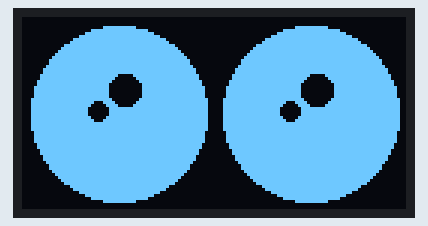
Simulated run of this sketch. Board: Arduino Uno, built with avr-gcc and run on an emulated ATmega328P. Parts: 128×64 one-colour display. Random numbers use the default seed unless the sketch sets one; what the sketch prints to the serial monitor is not drawn.

Above: at 1.31 s.
At 10.9 s:
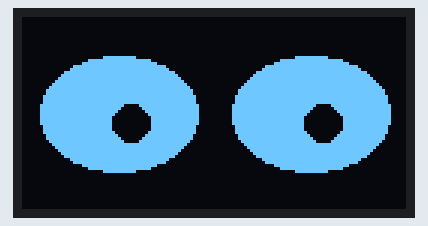
At 15.1 s:
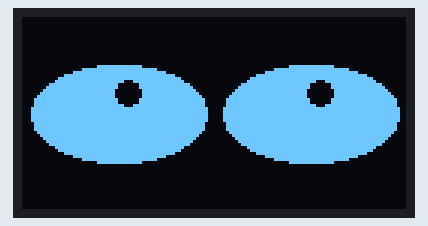
At 18.7 s:
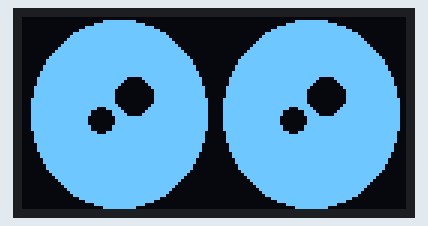
At 23.1 s:
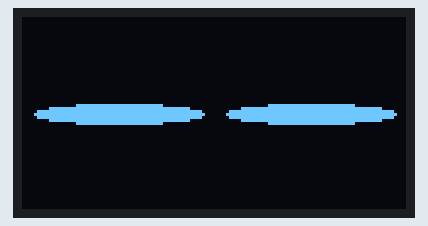
At 39.2 s:
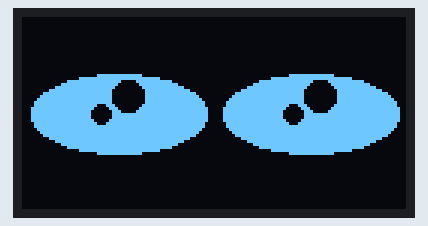

The sketch:

robot_face_menu.ino
```cpp
#include <Arduino.h>
#include <U8g2lib.h>
#include <Wire.h>
#include <math.h> // Keep for potential future use or complex highlights

// Use U8g2 for I2C OLED display (SSD1306 common)
// Wemos D1 Mini default I2C pins: SCL=D1 (GPIO5), SDA=D2 (GPIO4)
U8G2_SSD1306_128X64_NONAME_F_HW_I2C u8g2(U8G2_R0, /* reset=*/ U8X8_PIN_NONE, /* clock=*/ SCL, /* data=*/ SDA);

// --- Display Configuration ---
const int displayHeight = 64;
const int displayWidth = 128;

// --- Animation ---
float animationSpeed = 0.15; // Slightly slower for smoother large eyes
int currentExpressionIndex = 0; // Index for the current eye expression

// --- Automatic Expression Cycling ---
unsigned long expressionStartTime = 0;
const unsigned long expressionDuration = 4000; // Show each expression for 4 seconds

// --- Eye Expressions ---
// Define expression names (optional, mainly for Serial output)
const char *expressionNames[] = {"Neutral", "Happy Squint", "Sad Look", "Angry Glare", "Wide Open", "Sleepy", "Looking Left", "Looking Right"};
const int expressionCount = sizeof(expressionNames) / sizeof(expressionNames[0]);

// --- Eye Animation Parameters (Maximized for Screen) ---
int eyeCenterY = displayHeight / 2;
int eyeDistance = 64; // Distance between centers (128 / 2)
int leftEyeCenterX = displayWidth / 4;     // Center of left eye (128 / 4 = 32)
int rightEyeCenterX = displayWidth * 3 / 4; // Center of right eye (128 * 3 / 4 = 96)

// Base eye size (can be adjusted per expression)
int baseEyeWidth = 58; // Max width considering distance (e.g., 64 - padding)
int baseEyeHeight = 58; // Max height (e.g., 64 - padding)

// Current and Target Eye parameters
float eyeWidth = baseEyeWidth; // Use float for smoother lerp
float eyeHeight = baseEyeHeight; // Use float for smoother lerp
float targetEyeWidth = baseEyeWidth;
float targetEyeHeight = baseEyeHeight;
float eyeOpenness = 1.0;     // For blinking (1.0 = fully open)
float targetEyeOpenness = 1.0;

// Pupil parameters (relative to eye size)
int pupilSize = 25;          // Base size of pupils (adjust based on visual preference)
float pupilOffsetX = 0.0;    // Horizontal offset for looking left/right
float pupilOffsetY = 0.0;    // Vertical offset for looking up/down
float targetPupilOffsetX = 0.0; // Target horizontal offset
float targetPupilOffsetY = 0.0; // Target vertical offset
bool hasHighlight = true;    // Whether to show white highlights in eyes
int numHighlights = 2;       // How many highlights per eye

// Blinking control
bool isBlinking = false;
unsigned long lastBlinkTime = 0;
unsigned long nextBlinkTime = 0;
const int blinkDuration = 180; // Slightly faster blink?

// Random eye movement
unsigned long lastLookTime = 0;
unsigned long lookInterval = 3000; // Interval for random gaze shifts

void setup() {
  Serial.begin(115200);
  Serial.println("Maximized Robot Eyes - Auto Cycle");

  u8g2.begin();

  // Initialize random seed
  randomSeed(analogRead(A0));

  // Set first blink time
  nextBlinkTime = millis() + random(1500, 3500); // Blink sooner initially
  lastLookTime = millis() + random(800, 2000); // Initial look sooner

  // Set initial expression and start timer
  setEyeExpression(currentExpressionIndex);
  expressionStartTime = millis(); // Start the timer for the first expression

  // Instantly set current values to initial targets for immediate display
  eyeWidth = targetEyeWidth;
  eyeHeight = targetEyeHeight;
  eyeOpenness = targetEyeOpenness;
  pupilOffsetX = targetPupilOffsetX;
  pupilOffsetY = targetPupilOffsetY;

  Serial.println("Setup complete. Auto-cycling expressions...");
}

void setEyeExpression(int index) {
  if (index < 0 || index >= expressionCount) return; // Safety check

  Serial.print("Setting Expression: "); Serial.println(expressionNames[index]);

  // Reset gaze targets unless specifically set by expression
  targetPupilOffsetX = 0.0;
  targetPupilOffsetY = 0.0;
  targetEyeOpenness = 1.0; // Default to fully open unless specified

  switch(index) {
    case 0: // Neutral
      targetEyeWidth = baseEyeWidth;
      targetEyeHeight = baseEyeHeight;
      hasHighlight = true;
      numHighlights = 2;
      pupilSize = 25;
      break;

    case 1: // Happy Squint
      targetEyeWidth = baseEyeWidth;
      targetEyeHeight = baseEyeHeight * 0.6; // Squint vertically
      targetEyeOpenness = 0.7; // Also use openness for squint effect
      hasHighlight = true;
      numHighlights = 2;
      pupilSize = 24;
      targetPupilOffsetY = -2; // Slight upward look?
      break;

    case 2: // Sad Look
      targetEyeWidth = baseEyeWidth * 0.9;
      targetEyeHeight = baseEyeHeight * 0.8;
      targetEyeOpenness = 0.8;
      targetPupilOffsetY = 8;  // Look noticeably down
      hasHighlight = true;
      numHighlights = 1; // Single highlight
      pupilSize = 28; // Slightly larger pupil
      break;

    case 3: // Angry Glare
      targetEyeWidth = baseEyeWidth;
      targetEyeHeight = baseEyeHeight * 0.7; // Squint
      targetEyeOpenness = 0.75;
      targetPupilOffsetY = -5; // Look slightly up (intense)
      hasHighlight = true; // Glare needs highlight
      numHighlights = 1;
      pupilSize = 20; // Smaller pupil for focus
      break;

    case 4: // Wide Open (Surprised)
      targetEyeWidth = baseEyeWidth; // Keep width
      targetEyeHeight = baseEyeHeight; // Max height
      targetEyeOpenness = 1.1; // Try to force slightly wider if possible visually
      hasHighlight = true;
      numHighlights = 2;
      pupilSize = 32; // Large pupil
      break;

    case 5: // Sleepy
      targetEyeWidth = baseEyeWidth * 0.95;
      targetEyeHeight = baseEyeHeight * 0.3; // Very squinted
      targetEyeOpenness = 0.3;
      targetPupilOffsetY = 5; // Looking down
      hasHighlight = false; // No highlight when sleepy
      pupilSize = 26;
      break;

    case 6: // Looking Left
      targetEyeWidth = baseEyeWidth;
      targetEyeHeight = baseEyeHeight;
      targetPupilOffsetX = -12; // Look left
      targetPupilOffsetY = -2;  // Slightly up
      hasHighlight = true;
      numHighlights = 2;
      pupilSize = 25;
      break;

    case 7: // Looking Right
      targetEyeWidth = baseEyeWidth;
      targetEyeHeight = baseEyeHeight;
      targetPupilOffsetX = 12; // Look right
      targetPupilOffsetY = -2; // Slightly up
      hasHighlight = true;
      numHighlights = 2;
      pupilSize = 25;
      break;
  }
}

void handleBlinking() {
  unsigned long currentTime = millis();

  // Check if it's time to blink
  if (!isBlinking && currentTime > nextBlinkTime) {
    isBlinking = true;
    lastBlinkTime = currentTime;
  }

  // Handle blink animation
  if (isBlinking) {
    unsigned long blinkAge = currentTime - lastBlinkTime;
    float blinkProgress = (float)blinkAge / blinkDuration;

    if (blinkProgress < 0.5) { // Closing phase
      eyeOpenness = lerp(targetEyeOpenness, 0.1f, blinkProgress * 2.0);
    } else if (blinkProgress < 1.0) { // Opening phase
      eyeOpenness = lerp(0.1f, targetEyeOpenness, (blinkProgress - 0.5) * 2.0);
    } else { // Blink complete
      eyeOpenness = targetEyeOpenness;
      isBlinking = false;
      nextBlinkTime = currentTime + random(1500, 4500);
    }
  } else {
    // Smoothly animate eye openness towards the target when not blinking
    // Use a slightly faster lerp for openness to make blinks snappier if needed
    eyeOpenness = lerp(eyeOpenness, targetEyeOpenness, animationSpeed * 1.2);
  }
}

// Linear interpolation helper
float lerp(float a, float b, float t) {
  t = max(0.0f, min(1.0f, t)); // Clamp t between 0 and 1
  return a + t * (b - a);
}

void handleLooking() {
  unsigned long currentTime = millis();

  // Occasionally change looking direction (only if expression doesn't dictate gaze)
  if (!isBlinking && currentTime - lastLookTime > lookInterval && targetPupilOffsetX == 0.0 && targetPupilOffsetY == 0.0) {
    lastLookTime = currentTime;
    lookInterval = random(2500, 6000);

    int lookType = random(100);
    float maxOffsetH = baseEyeWidth * 0.15;
    float maxOffsetV = baseEyeHeight * 0.15;

    if (lookType < 40) { // Look towards center
      targetPupilOffsetX = 0.0;
      targetPupilOffsetY = 0.0;
    } else if (lookType < 70) { // Look horizontal
      targetPupilOffsetX = random(0, 2) == 0 ? random(-maxOffsetH, -maxOffsetH * 0.5) : random(maxOffsetH * 0.5, maxOffsetH);
      targetPupilOffsetY = random(-maxOffsetV * 0.3, maxOffsetV * 0.3);
    } else { // Look vertical/diagonal
      targetPupilOffsetX = random(-maxOffsetH * 0.5, maxOffsetH * 0.5);
      targetPupilOffsetY = random(0, 2) == 0 ? random(-maxOffsetV, -maxOffsetV * 0.5) : random(maxOffsetV * 0.5, maxOffsetV);
    }
  }

  // Smooth pupil movement towards targets
  pupilOffsetX = lerp(pupilOffsetX, targetPupilOffsetX, animationSpeed * 0.8);
  pupilOffsetY = lerp(pupilOffsetY, targetPupilOffsetY, animationSpeed * 0.8);
}

void drawEyes() {
  u8g2.clearBuffer();

  // Handle animations
  handleBlinking(); // Updates eyeOpenness
  handleLooking();  // Updates pupilOffsetX, pupilOffsetY

  // Smooth animations for eye size (use float versions now)
  eyeWidth = lerp(eyeWidth, targetEyeWidth, animationSpeed);
  eyeHeight = lerp(eyeHeight, targetEyeHeight, animationSpeed);

  // Calculate actual eye height based on openness
  float currentOpenness = max(0.1f, min(1.1f, eyeOpenness));
  int actualEyeHeight = round(eyeHeight * currentOpenness);
  if (actualEyeHeight < 1) actualEyeHeight = 1;

  // --- Draw Left Eye ---
  u8g2.setDrawColor(1);
  u8g2.drawFilledEllipse(leftEyeCenterX, eyeCenterY, round(eyeWidth / 2.0), round(actualEyeHeight / 2.0));

  if (actualEyeHeight > 5 && hasHighlight) {
    u8g2.setDrawColor(0);
    int hlBaseX = leftEyeCenterX + round(pupilOffsetX);
    int hlBaseY = eyeCenterY + round(pupilOffsetY);
    int hl1Size = max(1, (int)round(pupilSize * 0.20));
    int hl2Size = max(1, (int)round(pupilSize * 0.12));
    int hl1X = hlBaseX + round(pupilSize * 0.15);
    int hl1Y = hlBaseY - round(pupilSize * 0.15);
    int hl2X = hlBaseX - round(pupilSize * 0.20);
    int hl2Y = hlBaseY + round(pupilSize * 0.10);
    u8g2.drawDisc(hl1X, hl1Y, hl1Size);
    if (numHighlights >= 2) {
      u8g2.drawDisc(hl2X, hl2Y, hl2Size);
    }
  }

   // --- Draw Right Eye ---
  u8g2.setDrawColor(1);
  u8g2.drawFilledEllipse(rightEyeCenterX, eyeCenterY, round(eyeWidth / 2.0), round(actualEyeHeight / 2.0));

  if (actualEyeHeight > 5 && hasHighlight) {
    u8g2.setDrawColor(0);
    int hlBaseX = rightEyeCenterX + round(pupilOffsetX);
    int hlBaseY = eyeCenterY + round(pupilOffsetY);
    int hl1Size = max(1, (int)round(pupilSize * 0.20));
    int hl2Size = max(1, (int)round(pupilSize * 0.12));
    int hl1X = hlBaseX + round(pupilSize * 0.15);
    int hl1Y = hlBaseY - round(pupilSize * 0.15);
    int hl2X = hlBaseX - round(pupilSize * 0.20);
    int hl2Y = hlBaseY + round(pupilSize * 0.10);
    u8g2.drawDisc(hl1X, hl1Y, hl1Size);
    if (numHighlights >= 2) {
      u8g2.drawDisc(hl2X, hl2Y, hl2Size);
    }
  }

  u8g2.sendBuffer();
}

void loop() {
  unsigned long currentTime = millis();

  // Check if it's time to switch to the next expression
  if (currentTime - expressionStartTime > expressionDuration) {
    expressionStartTime = currentTime; // Reset the timer
    currentExpressionIndex++;          // Move to the next expression
    if (currentExpressionIndex >= expressionCount) {
      currentExpressionIndex = 0; // Wrap around to the beginning
    }
    setEyeExpression(currentExpressionIndex); // Apply the new expression targets
  }

  drawEyes(); // Draw the current state of the eyes (animating towards targets)

  delay(15); // ~66 FPS target, adjust as needed
}
```

Measured:
- what the display in image 0 shows lasts 0.4 s, from 1.1 s to 1.5 s
- what the display in image 1 shows lasts 1.1 s, from 10.9 s to 12.0 s
- what the display in image 2 shows lasts 1.6 s, from 15.0 s to 16.6 s
- what the display in image 3 shows lasts 1.3 s, from 18.7 s to 20.0 s
- what the display in image 4 shows lasts 1.0 s, from 23.0 s to 24.0 s
